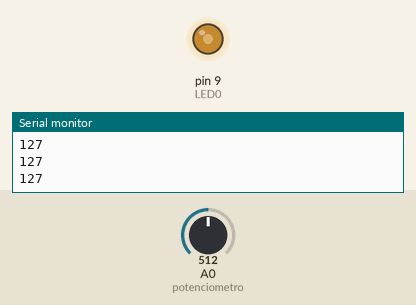
Recording of a sketch running on a simulated Arduino Uno, built with avr-gcc and run on an emulated ATmega328P. Shown: output pins drawn as LEDs (lit = HIGH), the last lines printed to the serial monitor. The inputs (shaded band) are chosen by the test bench; at power-on: A0 (potenciometro) = 512.

Above: at 1.2 s.
1.3 s: A0 (potenciometro) set to 716
At 2.5 s:
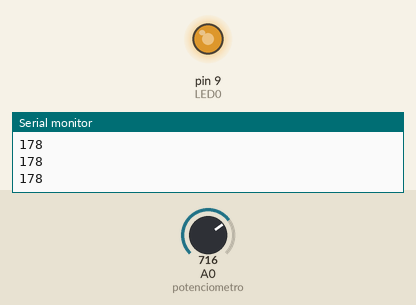
2.8 s: A0 (potenciometro) set to 900
At 3.9 s:
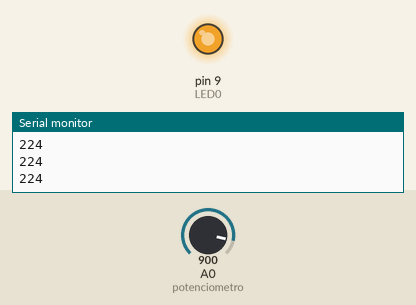
4.3 s: A0 (potenciometro) set to 122
At 4.9 s:
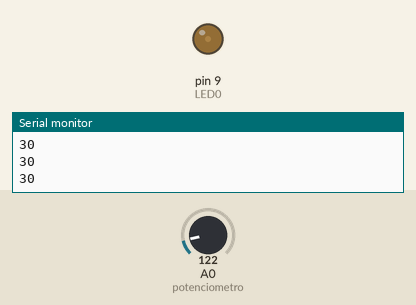
5.8 s: A0 (potenciometro) set to 0
At 6.1 s:
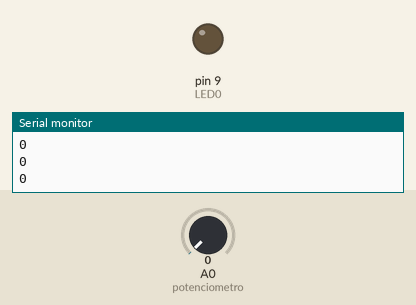
7.3 s: A0 (potenciometro) set to 511
At 8.4 s:
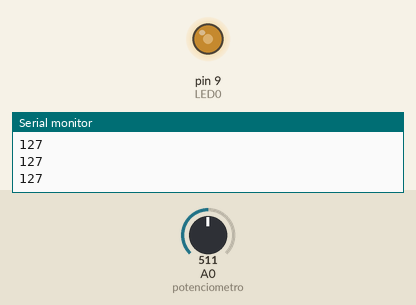
Timing chart, 0 to 9.8 s (numbered marks = the images above; inputs shaded):
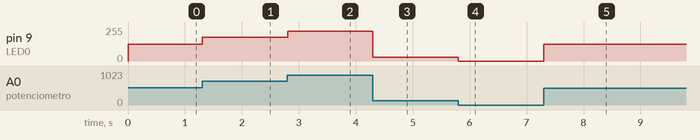

Measured:
- after the input at 1.3 s, pin 9 (LED0): 127/255 → 178/255 at once
- after the input at 2.8 s, pin 9 (LED0): 178/255 → 224/255 at once
- after the input at 4.3 s, pin 9 (LED0): 224/255 → 30/255 at once
- after the input at 5.8 s, pin 9 (LED0): 30/255 → 0/255 at once
- after the input at 7.3 s, pin 9 (LED0): 0/255 → 127/255 at once

The sketch:

exercicio_6.ino
```cpp
//Exercício 6: Faça o controle por PWM de um LED no pino 9 de acordo com o
//valor lido em um potenciômetro.

#define LED0 9
#define potenciometro A0

int pot_valor, brightness = 0;
unsigned long ultima_leitura_serial;
int delay_serial = 0;

void setup() {
  Serial.begin(9600);
  pinMode(LED0, OUTPUT);
}

void loop() {

    pot_valor = analogRead(potenciometro);
    brightness = map(pot_valor, 0, 1023, 0, 255);
    analogWrite(LED0, brightness);

    if ((millis() - ultima_leitura_serial) >= delay_serial){
      Serial.println(brightness);
      ultima_leitura_serial = millis();
    }

}
```
